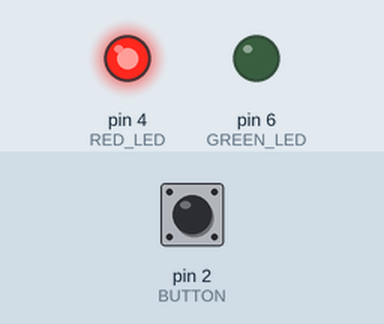
Simulated run of this sketch. Board: Arduino Uno, built with avr-gcc and run on an emulated ATmega328P. Shown: output pins drawn as LEDs (lit = HIGH). The test bench sets the inputs (shaded band); at power-on: pin 2 (BUTTON) LOW.

Above: at 1.2 s.
1.3 s: pin 2 (BUTTON) pulled HIGH for 0.15 s
At 2.7 s:
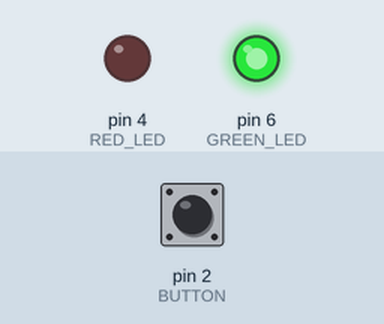
3.0 s: pin 2 (BUTTON) pulled HIGH for 1 s
At 3.8 s:
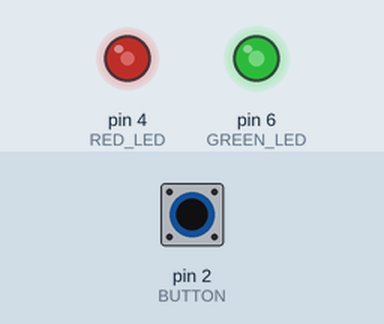
5.5 s: pin 2 (BUTTON) pulled HIGH for 3.2 s
At 9.8 s:
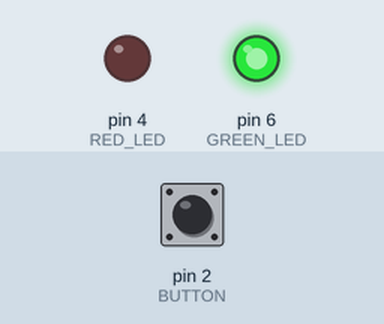
Timing chart, 0 to 11.3 s (numbered marks = the images above; inputs shaded):
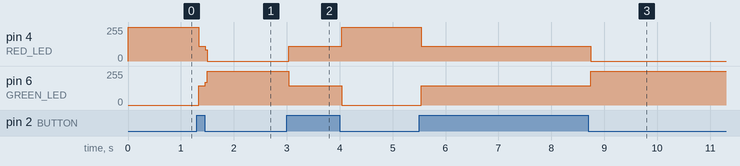

Measured:
- after the input at 1.3 s, pin 4 (RED_LED): 255/255 → 112/255 at once, → 0/255 0.12 s later; pin 6 (GREEN_LED): 0/255 → 143/255 at once, → 255/255 0.12 s later
- after the input at 3.0 s, pin 4 (RED_LED): 0/255 → 112/255 at once, → 255/255 1.0 s later; pin 6 (GREEN_LED): 255/255 → 143/255 at once, → 0/255 1.0 s later
- after the input at 5.5 s, pin 4 (RED_LED): 255/255 → 112/255 at once, → 0/255 3.2 s later; pin 6 (GREEN_LED): 0/255 → 143/255 at once, → 255/255 3.2 s later

The sketch:

lab2.ino
```cpp
#include <Arduino.h>

int RED_LED = 4;
int GREEN_LED = 6;
int BUTTON = 2;
int bState = 0;

void setup(){
  pinMode(BUTTON, INPUT);
  pinMode(RED_LED, OUTPUT);
  pinMode(GREEN_LED, OUTPUT);
  Serial.begin(9600);

  // set initial LED state
  digitalWrite(RED_LED, HIGH);
  digitalWrite(GREEN_LED, LOW);
}

void loop(){

  bState = digitalRead(BUTTON);

  if(bState == HIGH && digitalRead(RED_LED) == HIGH){
    digitalWrite(RED_LED,LOW);
    digitalWrite(GREEN_LED,HIGH);
  } else if(bState == HIGH && digitalRead(GREEN_LED) == HIGH){
    digitalWrite(RED_LED,HIGH);
    digitalWrite(GREEN_LED,LOW);
  }
}
```
